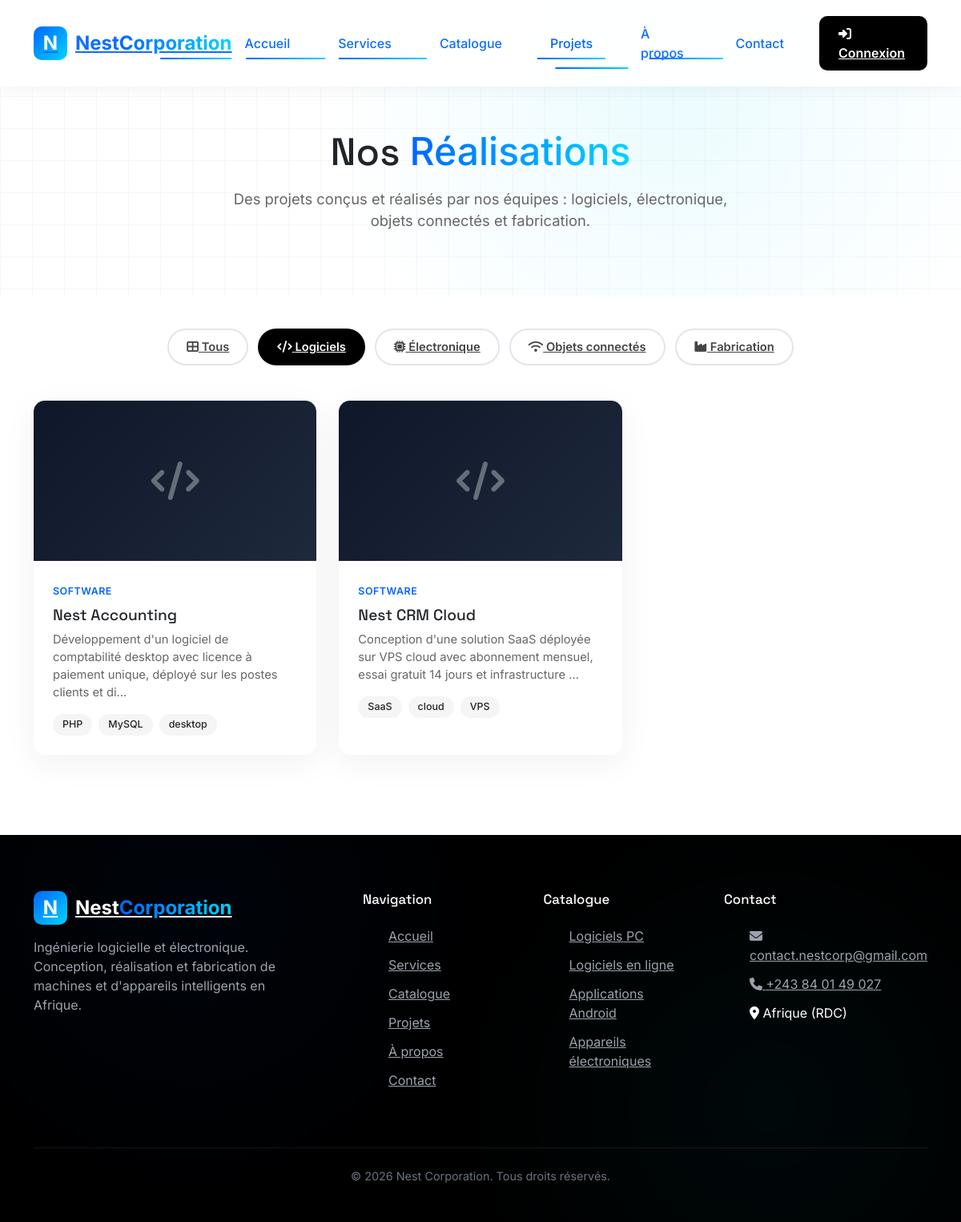
Screenshot of /index.php?page=projects&category=software with the database file from the repository.
### tables this page shows
CREATE TABLE `projects` (
    `id` INT AUTO_INCREMENT PRIMARY KEY,
    `title` VARCHAR(200) NOT NULL,
    `slug` VARCHAR(200) NOT NULL UNIQUE,
    `description` TEXT NOT NULL,
    `category` ENUM('software','electronics','iot','manufacturing') NOT NULL DEFAULT 'software',
    `client` VARCHAR(150) DEFAULT NULL,
    `year` VARCHAR(10) DEFAULT NULL,
    `image_path` VARCHAR(255) DEFAULT NULL,
    `link` VARCHAR(255) DEFAULT NULL,
    `tags` VARCHAR(255) DEFAULT NULL,
    `is_featured` TINYINT(1) DEFAULT 0,
    `is_active` TINYINT(1) DEFAULT 1,
    `created_at` TIMESTAMP DEFAULT CURRENT_TIMESTAMP,
    `updated_at` TIMESTAMP DEFAULT CURRENT_TIMESTAMP ON UPDATE CURRENT_TIMESTAMP,

     
    INDEX `idx_category` (`category`),
    INDEX `idx_featured` (`is_featured`)
);

### app/core/helpers.php (called while the page is built, shortened)
<?php
function url($page = 'home', $params = []) {
    $queryString = http_build_query(array_merge(['page' => $page], $params));
    return "/nest/index.php?" . $queryString;
}
function e($value) {
    return htmlspecialchars((string)$value, ENT_QUOTES, 'UTF-8');
}

### app/models/Project.php (called while the page is built, shortened)
<?php
class Project {
    public static function all($filters = [], $limit = null, $offset = 0) {
        $db = Database::getConnection();
        $sql = "SELECT * FROM projects WHERE 1=1";
        $params = [];
        if (!empty($filters['is_active'])) {
            $sql .= " AND is_active = 1";
        }
        if (!empty($filters['category'])) {
            $sql .= " AND category = ?";
            $params[] = $filters['category'];
        }
        $sql .= " ORDER BY is_featured DESC, created_at DESC";
        $stmt = $db->prepare($sql);
        $stmt->execute($params);
        return $stmt->fetchAll();
    }
}

### app/views/pages/projects.php (the view, shortened to what this page needs)
<?php
$projectCategories = [
    '' => ['label' => 'Tous', 'icon' => 'fa-th-large'],
    'software' => ['label' => 'Logiciels', 'icon' => 'fa-code'],
    'electronics' => ['label' => 'Électronique', 'icon' => 'fa-microchip'],
    'iot' => ['label' => 'Objets connectés', 'icon' => 'fa-wifi'],
    'manufacturing' => ['label' => 'Fabrication', 'icon' => 'fa-industry'],
];
include __DIR__ . '/../partials/header.php';
?>
<section class="page-hero">
    <div class="container">
        <h1>Nos <span class="gradient-text">Réalisations</span></h1>
        <p>Des projets conçus et réalisés par nos équipes : logiciels, électronique, objets connectés et fabrication.</p>
    </div>
</section>
<section class="section" style="padding-top:40px;">
    <div class="container">
        <div class="filter-row" style="justify-content:center; margin-bottom:44px;">
            <?php foreach ($projectCategories as $key => $cat): ?>
                <a href="<?php echo url('projects', $key ? ['category' => $key] : []); ?>"
                   class="filter-btn <?php echo ($activeCategory === $key) ? 'active' : ''; ?>">
                    <i class="fas <?php echo $cat['icon']; ?>"></i> <?php echo $cat['label']; ?>
                </a>
            <?php endforeach; ?>
        </div>
        <?php if (empty($projects)): ?>
            <div style="text-align:center; padding:60px 0;">
                <i class="fas fa-folder-open" style="font-size:3rem; color:#ccc;"></i>
                <h3 style="margin-top:20px;">Aucune réalisation pour l'instant</h3>
                <p style="color:#888;">Revenez bientôt pour découvrir nos nouveaux projets.</p>
            </div>
        <?php else: ?>
            <div class="projects-grid">
                <?php foreach ($projects as $project): ?>
                <div class="project-card animate-on-scroll">
                    <div class="project-image">
                        <?php if (!empty($project['image_path'])): ?>
                            <img src="<?php echo UPLOADS_URL . e($project['image_path']); ?>" alt="<?php echo e($project['title']); ?>">
                        <?php else: ?>
                            <i class="fas fa-<?php echo $project['category'] === 'software' ? 'code' : ($project['category'] === 'electronics' ? 'microchip' : ($project['category'] === 'iot' ? 'wifi' : 'industry')); ?>"></i>
                        <?php endif; ?>
                    </div>
                    <div class="project-body">
                        <span class="project-category"><?php echo e(ucfirst($project['category'])); ?></span>
                        <h3><?php echo e($project['title']); ?></h3>
                        <p><?php echo e(mb_substr($project['description'], 0, 120)); ?><?php echo mb_strlen($project['description']) > 120 ? '…' : ''; ?></p>
                        <?php if (!empty($project['tags'])): ?>
                        <div class="project-tags">
                            <?php foreach (array_filter(array_map('trim', explode(',', $project['tags']))) as $tag): ?>
                                <span><?php echo e($tag); ?></span>
                            <?php endforeach; ?>
                        </div>
                        <?php endif; ?>
                    </div>
                </div>
                <?php endforeach; ?>
            </div>
        <?php endif; ?>
    </div>
</section>
<?php include __DIR__ . '/../partials/footer.php'; ?>

### public/css/theme.css (style rules this page uses)
:root { --primary-blue: #0066FF; --primary-turquoise: #00D4FF; --dark-blue: #0052CC; --light-turquoise: #80EAFF; --black: #000000; --dark-gray: #1A1A1A; --light-gray: #F5F5F5; --white: #ffffff; --success: #00d664; --danger: #ff4757; --warning: #ff9500; --radius: 14px; --shadow: 0 10px 40px rgba(0, 0, 0, 0.06); }
* { font-family: 'Inter', sans-serif; box-sizing: border-box; margin: 0; padding: 0; }
body { font-family: 'Inter', sans-serif; color: #1a1a1a; background: #ffffff; line-height: 1.6; overflow-x: hidden; }
h1, h2, h3, h4, h5, .font-display { font-family: 'Space Grotesk', sans-serif; }
a { text-decoration: none; color: inherit; }
.container { width: 100%; max-width: 1200px; margin: 0 auto; padding: 0 24px; }
.gradient-text { background: linear-gradient(90deg, var(--primary-blue), var(--primary-turquoise)); -webkit-background-clip: text; background-clip: text; color: transparent; }
.animate-on-scroll { opacity: 0; transform: translateY(30px); transition: all 0.8s ease-out; }
.animate-on-scroll.visible { opacity: 1; transform: translateY(0); }
.section { padding: 100px 0; }
.projects-grid { display: grid; grid-template-columns: repeat(3, 1fr); gap: 28px; }
.project-card { background: #fff; border-radius: var(--radius); overflow: hidden; box-shadow: var(--shadow); transition: all 0.5s cubic-bezier(0.4, 0, 0.2, 1); }
.project-image { height: 200px; background: linear-gradient(135deg, #0f172a, #1e293b); display: flex; align-items: center; justify-content: center; color: rgba(255, 255, 255, 0.35); font-size: 3rem; position: relative; overflow: hidden; }
.project-body { padding: 24px; }
.project-body .project-category { font-size: 0.78rem; font-weight: 600; text-transform: uppercase; letter-spacing: 0.5px; color: var(--primary-blue); }
.project-body h3 { font-size: 1.2rem; margin: 8px 0; }
.project-body p { color: #666; font-size: 0.92rem; }
.project-tags { display: flex; flex-wrap: wrap; gap: 8px; margin-top: 14px; }
.project-tags span { background: #f5f5f5; padding: 4px 12px; border-radius: 999px; font-size: 0.78rem; font-weight: 500; }
.filter-row { display: flex; gap: 12px; flex-wrap: wrap; justify-content: center; }
.filter-btn { padding: 10px 22px; border-radius: 999px; border: 2px solid #e2e5ea; background: #fff; font-weight: 600; font-size: 0.92rem; cursor: pointer; transition: all 0.3s; color: #444; }
.filter-btn.active { background: var(--black); color: #fff; border-color: var(--black); }
.page-hero { padding: 160px 0 80px; text-align: center; background-image: linear-gradient(to right, rgba(0, 0, 0, 0.03) 1px, transparent 1px), linear-gradient(to bottom, rgba(0, 0, 0, 0.03) 1px, transparent 1px); background-size: 40px 40px; position: relative; overflow: hidden; }
.page-hero::after { content: ''; position: absolute; inset: 0; background: radial-gradient(circle at 70% 30%, rgba(0, 212, 255, 0.08) 0%, transparent 50%); }
.page-hero .container { position: relative; z-index: 2; }
.page-hero h1 { font-size: 3rem; margin-bottom: 16px; }
.page-hero p { color: #666; font-size: 1.15rem; max-width: 640px; margin: 0 auto; }

### rows the page displays
projects: category "SOFTWARE", title "Nest Accounting", description "Développement d'un logiciel de comptabilité desktop avec licence à paiement unique, déployé sur les postes clients et di", tags "PHP", tags "MySQL", tags "desktop"
projects: category "SOFTWARE", title "Nest CRM Cloud", description "Conception d'une solution SaaS déployée sur VPS cloud avec abonnement mensuel, essai gratuit 14 jours et infrastructure", tags "SaaS", tags "cloud", tags "VPS"

### other values shown
$cat['label'] "Tous"
$cat['label'] "Logiciels"
$cat['label'] "Électronique"
$cat['label'] "Objets connectés"
$cat['label'] "Fabrication"
APP_EMAIL "contact.nestcorp@gmail.com"
APP_PHONE "+243 84 01 49 027"
APP_LOCATION "Afrique (RDC)"
APP_NAME "Nest"
